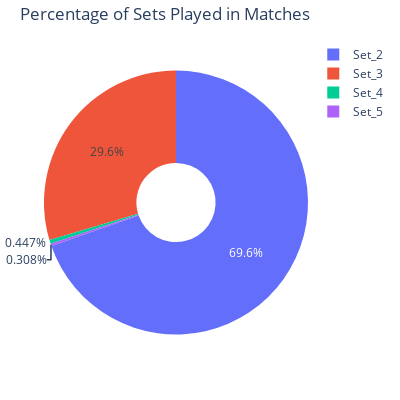

The notebook cell saved with this chart:
### Markdown cell above
### 5.	How many sets are typically played in a tennis match?

### Code cell
count_set_per_match = GameInfo.groupby('match_id')['set_id'].max().sort_values(ascending=False)
count_set_df = pd.DataFrame(count_set_per_match[count_set_per_match.values > 1].value_counts())
count_set_df['percentage'] = (count_set_df / count_set_df.sum())*100
count_set_df

# plot
labels = ['Set_2', 'Set_3', 'Set_4', 'Set_5']
fig = px.pie(
    count_set_df,
    values='percentage',
    names=labels ,
    title='Percentage of Sets Played in Matches',
    hole=0.3  # Optional: makes it a donut chart
)

# Customize the layout
fig.update_layout(
    width=400,
    height=400,
    margin=dict(l=20, r=20, t=40, b=20)  # Adjust the margins as needed
)
# Show the chart
fig.show()

### Figure 1 — Plotly figure (JSON) as saved in the notebook; plotly's stock layout.template omitted (floating-point values rounded to 4 significant figures)
{"data": [{"domain": {"x": [0, 1], "y": [0, 1]}, "hole": 0.3, "hovertemplate": "label=%{label}<br>percentage=%{value}<extra></extra>", "labels": ["Set_2", "Set_3", "Set_4", "Set_5"], "legendgroup": "", "name": "", "showlegend": true, "type": "pie", "values": [69.65, 29.6, 0.447, 0.3083]}], "layout": {"height": 400, "legend": {"tracegroupgap": 0}, "margin": {"b": 20, "l": 20, "r": 20, "t": 40}, "title": {"text": "Percentage of Sets Played in Matches"}, "width": 400}}
